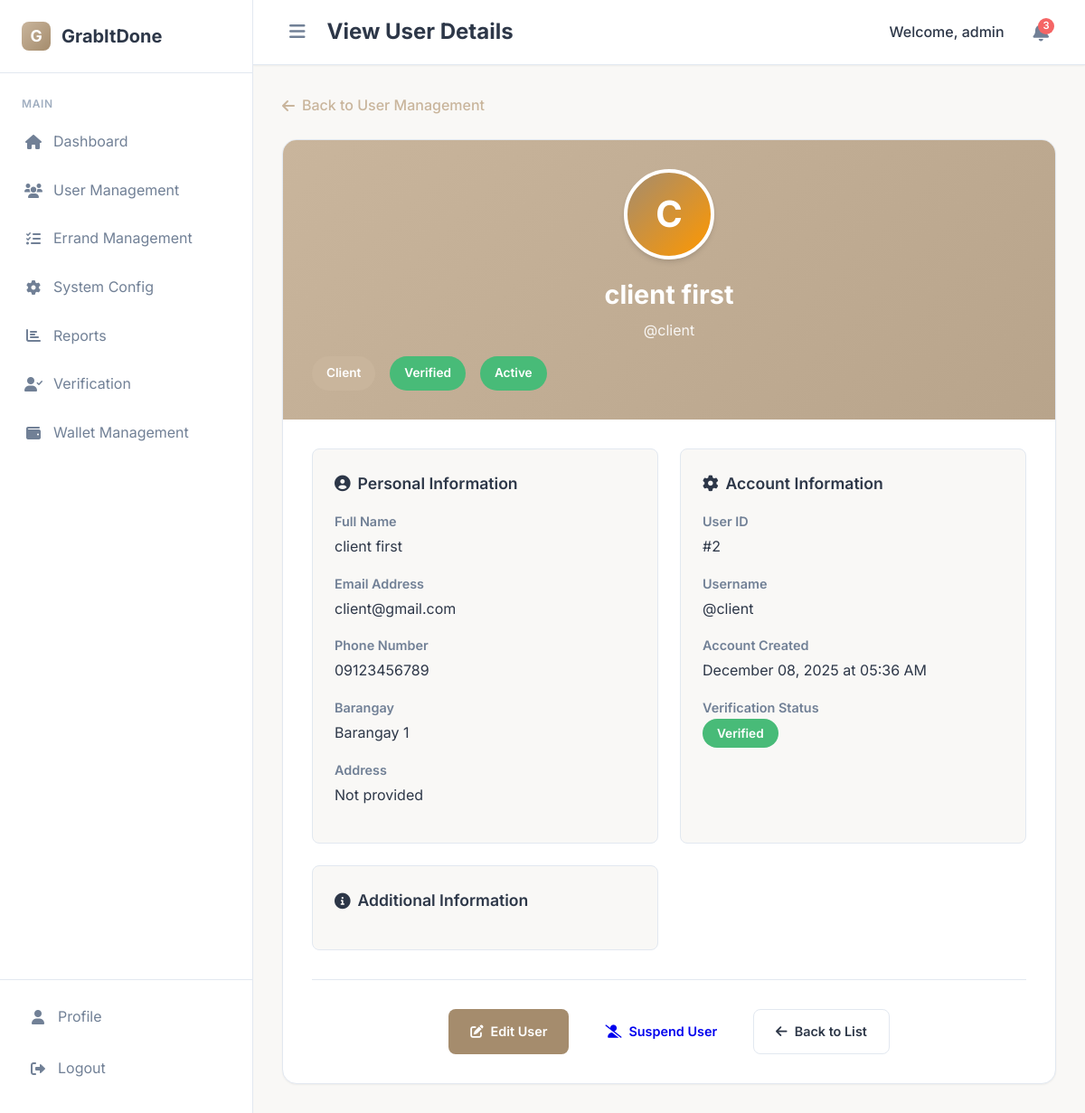
Before: /admin/view-user/2 (signed in) with the older database file.
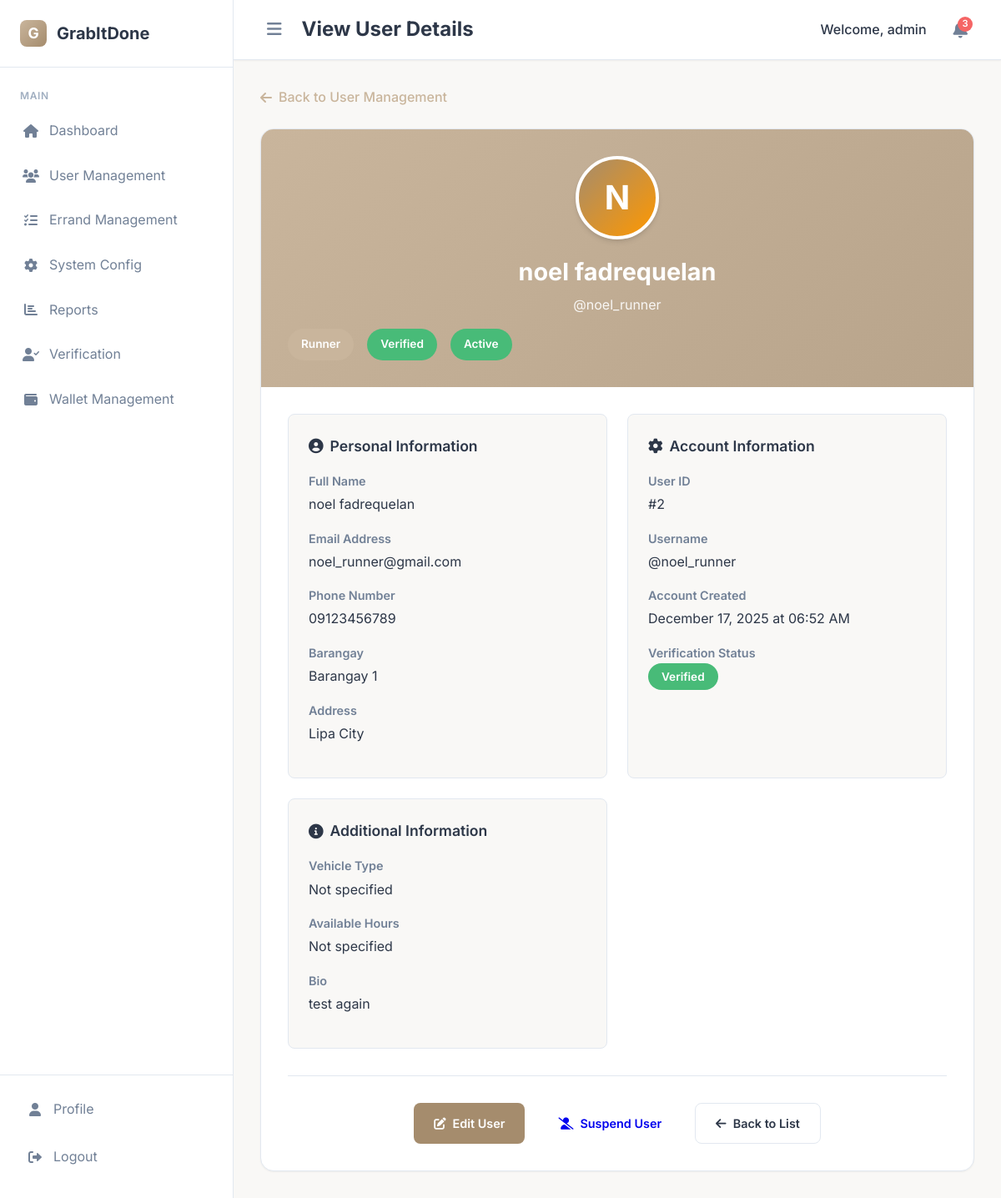
After: the same page with the newer database file.
### app/models.py (models this page shows, shortened)
class User(db.Model):
    id = db.Column(db.Integer, primary_key=True)
    username = db.Column(db.String(80), unique=True, nullable=False)
    email = db.Column(db.String(120), unique=True, nullable=False)
    password_hash = db.Column(db.String(200), nullable=False)
    role = db.Column(db.String(20), nullable=False)  # client, runner, admin
    first_name = db.Column(db.String(50))
    last_name = db.Column(db.String(50))
    phone = db.Column(db.String(20))
    barangay = db.Column(db.String(100))
    address = db.Column(db.Text)
    bio = db.Column(db.Text)
    vehicle_type = db.Column(db.String(50))
    available_hours = db.Column(db.String(100))
    verified = db.Column(db.Boolean, default=False)
    verification_requested = db.Column(db.Boolean, default=False)
    verification_status = db.Column(db.String(20), default='not_requested')
    last_verification_date = db.Column(db.DateTime)
    rejection_reason = db.Column(db.Text, nullable=True)
    is_active = db.Column(db.Boolean, default=True)
    created_at = db.Column(db.DateTime, default=datetime.utcnow)
    wallet_balance = db.Column(db.Float, default=0.0)
    total_earnings = db.Column(db.Float, default=0.0)  # For runners
    total_spent = db.Column(db.Float, default=0.0)     # For clients
    created_errands = db.relationship('Errand', foreign_keys='Errand.client_id', backref='user_client', lazy=True)
    accepted_errands = db.relationship('Errand', foreign_keys='Errand.runner_id', backref='user_runner', lazy=True)
    client_payments = db.relationship('Payment', foreign_keys='Payment.client_id', backref='payment_client_user', lazy=True)
    runner_payments = db.relationship('Payment', foreign_keys='Payment.runner_id', backref='payment_runner_user', lazy=True)
    wallet_transactions = db.relationship('WalletTransaction', backref='transaction_user', lazy=True)
    user_payment_methods = db.relationship('PaymentMethod', backref='method_owner', lazy=True)
    user_wallet = db.relationship('Wallet', backref='wallet_owner_user', uselist=False)

### app/routes.py (the view)
@bp.route('/admin/view-user/<int:user_id>')
@login_required('admin')
def view_user(user_id):
    user = User.query.get_or_404(user_id)
    return render_template('admin/view_user.html', user=user)

### app/routes.py (called while the page is built)
def validate_session():
    if 'user_id' not in session:
        return False
    session_hash = session.get('session_id')
    cookie_session = request.cookies.get('user_session')
    if not session_hash or not cookie_session:
        return False
    expected_cookie = f"{session['user_id']}_{session_hash}"
    return cookie_session == expected_cookie

### app/templates/admin/view_user.html (shortened to what the changed rows need)
{% extends 'base.html' %}
{% block header_title %}View User Details{% endblock %}
{% block content %}
<div class="container">
    <div class="user-profile-card">
        <div class="profile-header">
            <div class="user-avatar-large">
                {{ user.username[0]|upper }}
            </div>
            <h1 class="user-name-large">
                {{ user.first_name or 'N/A' }} {{ user.last_name or 'N/A' }}
            </h1>
            <p class="user-username-large">@{{ user.username }}</p>
            <div class="status-badges">
                <span class="badge badge-role">{{ user.role|title }}</span>
                {% if user.verified %}
                    <span class="badge badge-verified">Verified</span>
                {% else %}
                    <span class="badge badge-pending">Not Verified</span>
                {% endif %}
                {% if user.is_active %}
                    <span class="badge badge-active">Active</span>
                {% else %}
                    <span class="badge badge-suspended">Suspended</span>
                {% endif %}
            </div>
        </div>
        <div class="profile-body">
            <div class="info-grid">
                <div class="info-section">
                    <div class="info-item">
                        <div class="info-label">Full Name</div>
                        <div class="info-value">{{ user.first_name or 'N/A' }} {{ user.last_name or 'N/A' }}</div>
                    </div>
                    <div class="info-item">
                        <div class="info-label">Email Address</div>
                        <div class="info-value">{{ user.email }}</div>
                    </div>
                    <div class="info-item">
                        <div class="info-label">Phone Number</div>
                        <div class="info-value">{{ user.phone or 'Not provided' }}</div>
                    </div>
                    <div class="info-item">
                        <div class="info-label">Barangay</div>
                        <div class="info-value">{{ user.barangay or 'Not provided' }}</div>
                    </div>
                    <div class="info-item">
                        <div class="info-label">Address</div>
                        <div class="info-value">{{ user.address or 'Not provided' }}</div>
                    </div>
                </div>
                <div class="info-section">
                    <div class="info-item">
                        <div class="info-label">User ID</div>
                        <div class="info-value">#{{ user.id }}</div>
                    </div>
                    <div class="info-item">
                        <div class="info-label">Username</div>
                        <div class="info-value">@{{ user.username }}</div>
                    </div>
                    <div class="info-item">
                        <div class="info-label">Account Created</div>
                        <div class="info-value">{{ user.created_at.strftime('%B %d, %Y at %I:%M %p') }}</div>
                    </div>
                </div>
                <div class="info-section">
                    {% if user.role == 'runner' %}
                        <div class="info-item">
                            <div class="info-label">Vehicle Type</div>
                            <div class="info-value">{{ user.vehicle_type or 'Not specified' }}</div>
                        </div>
                        <div class="info-item">
                            <div class="info-label">Available Hours</div>
                            <div class="info-value">{{ user.available_hours or 'Not specified' }}</div>
                        </div>
                        <div class="info-item">
                            <div class="info-label">Bio</div>
                            <div class="info-value">{{ user.bio or 'No bio provided' }}</div>
                        </div>
                    {% endif %}
                </div>
            </div>
        </div>
    </div>
</div>
{% endblock %}

Changed rows visible on the page:
changed User "Barangay 1": username "C" → "N"; first_name "client" → "noel"; last_name "first" → "fadrequelan"; username "client" → "noel_runner"; role "Client" → "Runner"; email "client@gmail.com" → "noel_runner@gmail.com"; address "Not provided" → "Lipa City"; created_at "December 08, 2025 at 05:36 AM" → "December 17, 2025 at 06:52 AM"; vehicle_type (not shown) → "Not specified"; available_hours (not shown) → "Not specified"; bio (not shown) → "test again"
Other visible differences:
text now shown: "Vehicle Type Available Hours Bio"
